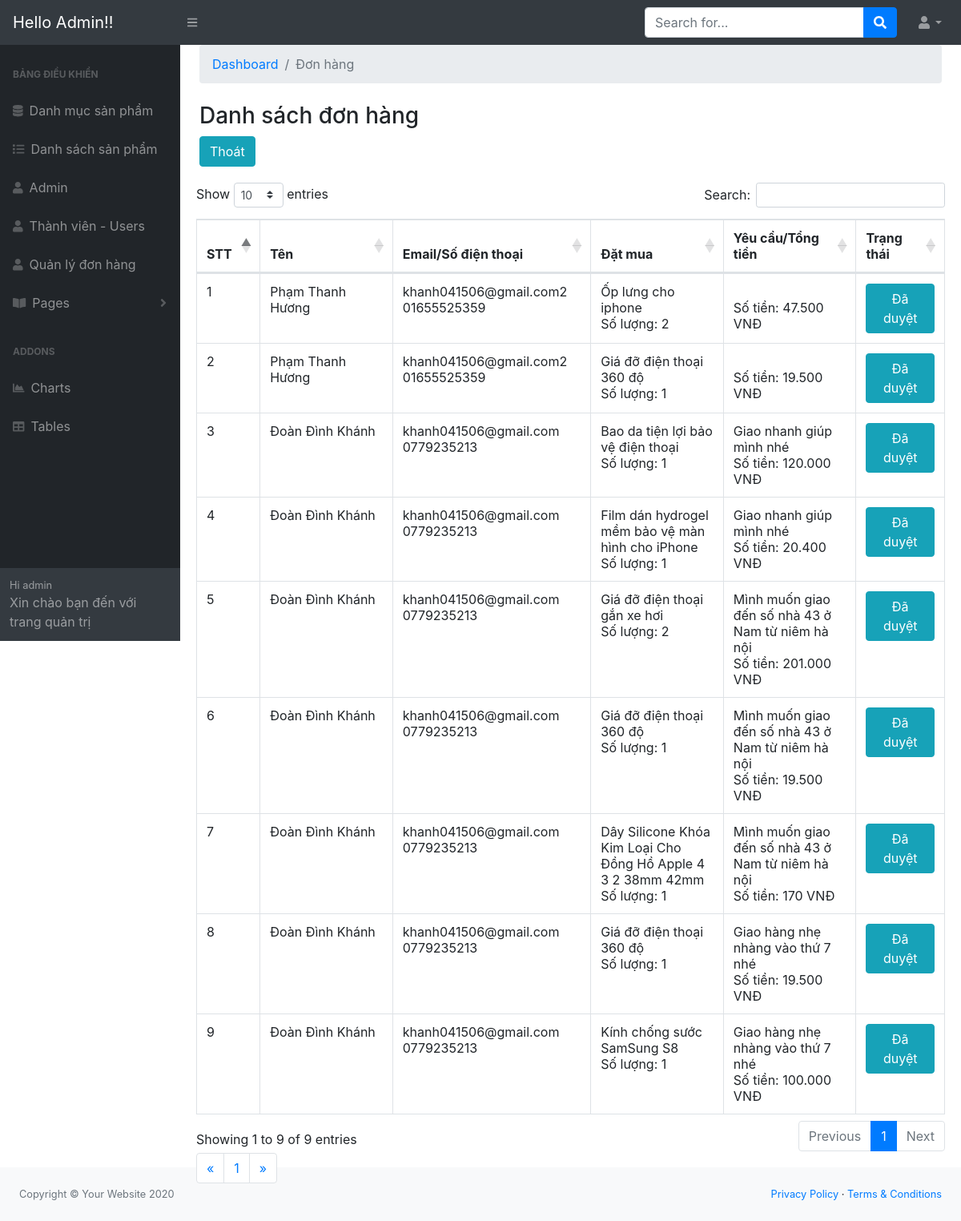
Screenshot of /admin/modules/hoadon/index.php with the database file from the repository.
### tables this page shows
CREATE TABLE `hoadon` (
  `id` int(11) NOT NULL,
  `amount` int(15) DEFAULT NULL,
  `users_id` int(10) DEFAULT NULL,
  `status` tinyint(4) DEFAULT 0,
  `note` varchar(200) DEFAULT NULL,
  `created_at` timestamp NULL DEFAULT current_timestamp(),
  `update_at` timestamp NULL DEFAULT current_timestamp() ON UPDATE current_timestamp()
);

CREATE TABLE `user` (
  `id` int(11) NOT NULL COMMENT 'tu tang\r\n',
  `name` varchar(100) DEFAULT NULL,
  `email` varchar(100) DEFAULT NULL,
  `phone` varchar(100) DEFAULT NULL,
  `address` varchar(200) DEFAULT NULL,
  `password` varchar(50) DEFAULT NULL,
  `anh` varchar(100) NOT NULL,
  `status` tinyint(4) DEFAULT 1,
  `token` varchar(50) DEFAULT NULL COMMENT 'xem xet viec khoa tk',
  `create_at_user` timestamp NULL DEFAULT NULL,
  `update_at_user` timestamp NULL DEFAULT NULL ON UPDATE current_timestamp()
);

CREATE TABLE `product` (
  `id` int(11) NOT NULL,
  `name` varchar(100) DEFAULT NULL,
  `slug` varchar(100) DEFAULT NULL,
  `price` int(11) DEFAULT NULL,
  `number` int(11) DEFAULT 0,
  `sale` int(11) DEFAULT 0,
  `thunbar` varchar(100) DEFAULT NULL,
  `category_id` int(11) DEFAULT NULL,
  `mota` text DEFAULT NULL,
  `like_pro` int(11) DEFAULT 0,
  `view` int(11) DEFAULT 0,
  `hot` int(11) DEFAULT 0,
  `pay` int(5) DEFAULT 0,
  `created_pro` timestamp NOT NULL DEFAULT current_timestamp() ON UPDATE current_timestamp(),
  `update_pro` timestamp NOT NULL DEFAULT current_timestamp() ON UPDATE current_timestamp()
);

CREATE TABLE `orders` (
  `id` int(11) NOT NULL,
  `hoadon_id` int(11) DEFAULT NULL,
  `product_id` int(11) DEFAULT NULL,
  `qty` tinyint(4) DEFAULT NULL,
  `price` int(11) DEFAULT NULL,
  `created_at` timestamp NULL DEFAULT current_timestamp(),
  `update_at` timestamp NULL DEFAULT current_timestamp()
);

### libraries/Database.php (called while the page is built, shortened)
<?php
    class Database
    {
        public $link;
        public function __construct()
        {
            $this->link = mysqli_connect("localhost","root","","btl") or die ();
            mysqli_set_charset($this->link,"utf8");
        }
        public function countTable($table)
        {
            $sql = "SELECT id FROM  {$table}";
            $result = mysqli_query($this->link, $sql) or die("Lỗi Truy Vấn countTable----" .mysqli_error($this->link));
            $num = mysqli_num_rows($result);
            return $num;
        }
         public  function fetchJone($table,$sql ,$page = 0,$row ,$pagi = false )
        {
            $data = [];
            $result = mysqli_query($this->link,$sql);
            if ($pagi == true )
            {
                $total = $this->countTable($table);
                $sotrang = ceil($total / $row);
                $start = ($page - 1 ) * $row ;
                $sql .= " LIMIT $start,$row";
                $data = [ "page" => $sotrang];
                $result = mysqli_query($this->link,$sql) or die("Lỗi truy vấn fetchJone ---- " .mysqli_error($this->link));
            }
            else
            {
                $result = mysqli_query($this->link,$sql) or die("Lỗi truy vấn fetchJone ---- " .mysqli_error($this->link));
            }
            if( $result)
            {
                while ($num = mysqli_fetch_assoc($result))
                {
                    $data[] = $num;
                }
            }
            return $data;
        }
    }
?>

### admin/autoload/autoload.php (called while the page is built, shortened)
<?php
    require_once __DIR__. "/../../libraries/Database.php";
    require_once __DIR__. "/../../libraries/Function.php";
    $db = new Database;
?>

### libraries/Function.php (called while the page is built, shortened)
<?php
if ( ! function_exists('formatPrice'))
{
    function formatPrice($number , $sale = 0)
    {
        $price = $sale != 0 ? $price = $number*(100 - $sale)/100  : $number;
        return number_format($price, 0,',','.') ;
    }
}
?>

### admin/modules/hoadon/index.php (the view, shortened to what this page needs)
<?php
    require_once __DIR__. "/../../autoload/autoload.php";
    if(isset($_GET['page']))
    {
        $p= $_GET['page'];
    }
    else
    {
        $p=1;
    }
    $sql= "SELECT hoadon.*, user.name as nameuser, user.phone as phone,user.email as email, orders.product_id as productid, orders.price as gia, product.name as nameproduct, orders.qty as soluongmua
    FROM hoadon LEFT JOIN user ON user.id=hoadon.users_id JOIN orders on orders.hoadon_id=hoadon.id JOIN product on product.id=orders.product_id ORDER BY ID DESC   ";
    $hoadon=$db->fetchJone('hoadon',$sql,$p,9,true);
    if(isset($hoadon['page']))
    {
        $sotrang = $hoadon['page'];
        unset($hoadon['page']);
    }
?>
<?php require_once __DIR__. "/../../layouts/header.php";?>
            <div id="layoutSidenav_content">
                <main>
                    <div class="container-fluid">
                        <ol class="breadcrumb mb-4">
                            <li class="breadcrumb-item active"><a href="/website_phukien/admin/index.php">Dashboard</a></li>
                            <li class="breadcrumb-item active">Đơn hàng</li>
                        </ol>
                        <h3>Danh sách đơn hàng</h3>
                       <a href="/website_phukien/admin/index.php" class="btn btn-info">Thoát</a>
                        </div>
                        <div class="card-body">
                            <div class="table-responsive">
                                    <table class="table table-bordered" id="dataTable" style="width:100%;height:300px"" cellspacing="0">
                                        <thead>
                                            <tr>
                                                <th>STT</th>
                                                <th>Tên </th>
                                                <th>Email/Số điện thoại</th>
                                                <th>Đặt mua</th>
                                                <th>Yêu cầu/Tổng tiền</th>
                                                <th>Trạng thái</th>
                                            </tr>
                                        </thead>
                                        <tbody>
                                            <?php
                                            $stt=1;
                                            foreach($hoadon as $item): ?>
                                            <tr>
                                                <td style="width:5%;"><?php echo $stt ?></td>
                                                <td style="width:15%;"><?php echo $item['nameuser'] ?></td>
                                                <td style="width:10%;">
                                                        <?php echo $item['email'] ?>
                                                        <?php echo $item['phone'] ?>
                                                </td>
                                                <td style="width:15%;">
                                                    <?php echo $item['nameproduct']?>
                                                    <br>Số lượng:
                                                    <?php echo $item['soluongmua'] ;?>
                                                </td>
                                                <td style="width:15%;">
                                                    <?php echo $item['note']?>
                                                    <br>Số tiền:
                                                <?php echo formatPrice($item['gia'])?>
                                                VNĐ</td>
                                                <td style="width:10%;">
                                                <a href="status.php?id=<?php echo $item['id'] ?>"
                                                     class="btn btn-xs <?php echo $item['status']==1? 'btn-info': 'btn-danger' ?>" >
                                                   <?php echo $item['status']==0 ?'Chưa duyệt':'Đã duyệt' ?></a>
                                                </td>
                                            </tr>
                                            <?php $stt++;endforeach ?>
                                        </tbody>
                                    </table>
                                <div class="pull-right">
                                    <nav aria-label="Page navigation example" >
                                        <ul class="pagination">
                                            <li class="page-item">
                                                <a href="" aria-label="Previous" class="page-link">
                                                    <span aria-hidden="true">&laquo;</span>
                                                </a>
                                            </li>
                                            <?php for( $i=1 ; $i<=$sotrang ; $i++ ): ?>
                                             <?php
                                                if(isset($_GET['page']))
                                                {
                                                    $p=$_GET['page'];
                                                }
                                                else
                                                {
                                                    $p=1;
                                                } ?>
                                                <li class="<?php echo ($i == $p)? 'active' : '' ?>">
                                                <a href="?page=<?php echo $i ; ?>" class="page-link"><?php echo $i; echo "  ";  ?></a>
                                            <?php endfor; ?>
                                            </li>
                                            <li class="page-item">
                                            <a href="" aria-label="Next" class="page-link">
                                                    <span aria-hidden="true">&raquo;</span>
                                                </a>
                                            </li>
                                        </ul>
                                    </nav>
                                    </div>
                                </div>
                            </div>
                        </div>
                    </div>
<?php require_once __DIR__. "/../../layouts/footer.php";?>

### rows the page displays
hoadon: user.name "Phạm Thanh Hương", user.email "khanh041506@gmail.com2", user.phone "01655525359", product.name "Ốp lưng cho iphone", orders.qty "2", orders.price "47.500", status "Đã duyệt", product.name "Giá đỡ điện thoại 360 độ", orders.qty "1", orders.price "19.500"
hoadon: user.name "Đoàn Đình Khánh", user.email "khanh041506@gmail.com", user.phone "0779235213", product.name "Bao da tiện lợi bảo vệ điện thoại", orders.qty "1", note "Giao nhanh giúp mình nhé", orders.price "120.000", status "Đã duyệt", product.name "Film dán hydrogel mềm bảo vệ màn hình cho iPhone", orders.price "20.400"
hoadon: user.name "Đoàn Đình Khánh", user.email "khanh041506@gmail.com", user.phone "0779235213", product.name "Giá đỡ điện thoại gắn xe hơi", orders.qty "2", note "Mình muốn giao đến số nhà 43 ở Nam từ niêm hà nội", orders.price "201.000", status "Đã duyệt", product.name "Giá đỡ điện thoại 360 độ", orders.qty "1", orders.price "19.500", product.name "Dây Silicone Khóa Kim Loại Cho Đồng Hồ Apple 4 3 2 38mm 42mm", orders.price "170"
hoadon: user.name "Đoàn Đình Khánh", user.email "khanh041506@gmail.com", user.phone "0779235213", product.name "Giá đỡ điện thoại 360 độ", orders.qty "1", note "Giao hàng nhẹ nhàng vào thứ 7 nhé", orders.price "19.500", status "Đã duyệt", product.name "Kính chống sước SamSung S8", orders.price "100.000"
